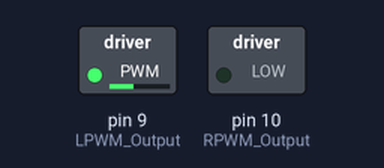
Simulated run of this sketch. Board: Arduino Uno, built with avr-gcc and run on an emulated ATmega328P. Parts: switched loads named in the sketch (green lamp = pin HIGH).

Above: at 0.1 s.
Timing chart, 0 to 1.6 s (numbered marks = the images above):
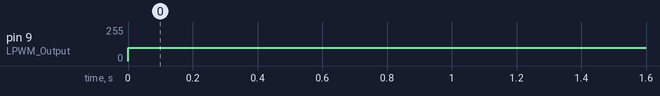

Measured:
- by itself, pin 9 (LPWM_Output): 0/255 → 100/255 at 0.00 s

The sketch:

ibt2_test.ino
```cpp
/*
   IBT-2 Motor Control Board driven by Arduino.

   Speed and direction controlled by a potentiometer attached to analog input 0.
   One side pin of the potentiometer (either one) to ground; the other side pin to +5V

   Connection to the IBT-2 board:
   IBT-2 pin 1 (RPWM) to Arduino pin 5(PWM)
   IBT-2 pin 2 (LPWM) to Arduino pin 6(PWM)
   IBT-2 pins 3 (R_EN), 4 (L_EN), 7 (VCC) to Arduino 5V pin
   IBT-2 pin 8 (GND) to Arduino GND
   IBT-2 pins 5 (R_IS) and 6 (L_IS) not connected
 */

int RPWM_Output = 10; // Arduino PWM output pin 5; connect to IBT-2 pin 1 (RPWM)
int LPWM_Output = 9; // Arduino PWM output pin 6; connect to IBT-2 pin 2 (LPWM)

void setup()
{
	pinMode(RPWM_Output, OUTPUT);
	pinMode(LPWM_Output, OUTPUT);
}

void loop()
{

	// sensor value is in the range 0 to 1023
	// the lower half of it we use for reverse rotation; the upper half for forward rotation
		// reverse rotation
  analogWrite(LPWM_Output, 100);
  analogWrite(RPWM_Output, 0);
  //digitalWrite(LPWM_Output, LOW);
  //digitalWrite(RPWM_Output, HIGH);
}
```
